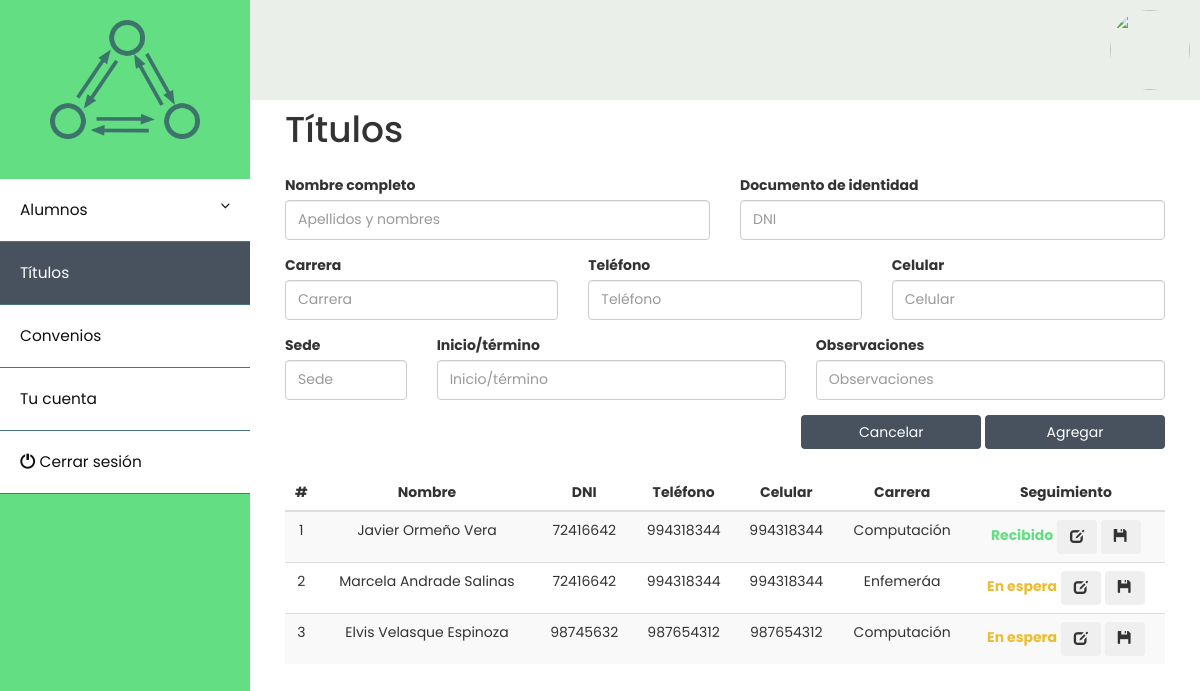
The page /titulos.php on the database as committed earlier.
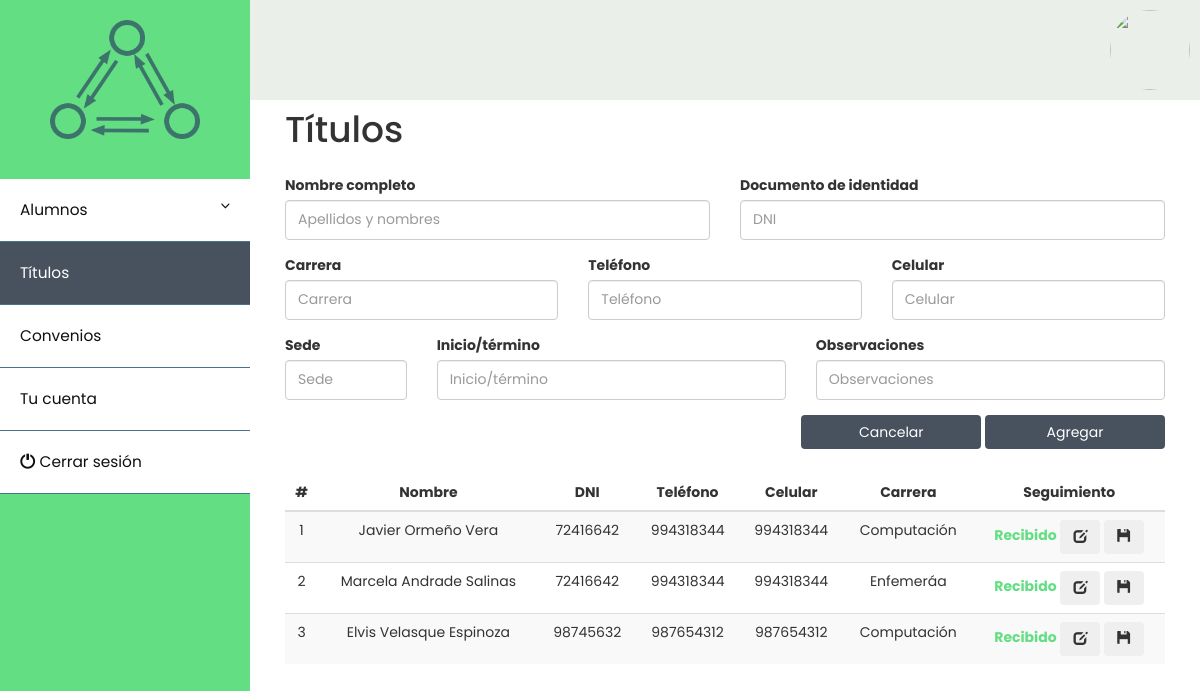
The same page on the database as committed later.
### tables this page shows
CREATE TABLE `titulos` (
  `id_titulo` int(11) NOT NULL,
  `nombres` varchar(50) NOT NULL,
  `dni` varchar(8) NOT NULL,
  `carrera` varchar(30) NOT NULL,
  `telefono` varchar(9) NOT NULL,
  `celular` varchar(9) NOT NULL,
  `sede` varchar(30) NOT NULL,
  `inicio/termino` varchar(20) NOT NULL,
  `observaciones` text NOT NULL,
  `seguimiento` int(11) DEFAULT NULL
);

### dbcon.php (called while the page is built)
<?php
function conectar(){
    $user="root";
    $pass="";
    $server="localhost";
    $db="webTaylorDB";
    $con=mysqli_connect($server,$user,$pass,$db) or die ("Error al conectar a la bd ");
    return $con;
}
?>

### titulos.php (the view, shortened to what the changed rows need)
<!DOCTYPE html>
<html lang="es">
<head>
    <link rel="stylesheet" href="https://maxcdn.bootstrapcdn.com/bootstrap/3.3.7/css/bootstrap.min.css">
    <link rel="stylesheet" type="text/css" href="css/main.css">
    <link href="util/jGrowl/jquery.jgrowl.css" rel="stylesheet" media="screen">
    <?php include "dbcon.php"?>
</head>
<body>
    <div class="wrapper">
        <div id="content" style="margin-top: 10px; width: 100%">
            <br><br><br>
            <div class="row-fluid" style="padding: 20px; width: 100%">
                <div class="col-md-12">
                    <h1>Títulos</h1>
                </div>
                <div class="col-md-12" style="top: 40px;">
                    <table class="table table-striped">
                        <thead>
                        <tr>
                            <th scope="col">#</th>
                            <th scope="col">Nombre</th>
                            <th scope="col">DNI</th>
                            <th scope="col">Teléfono</th>
                            <th scope="col">Celular</th>
                            <th scope="col">Carrera</th>
                            <th scope="col">Seguimiento</th>
                        </tr>
                        </thead>
                        <tbody>
                            <?php
                                $query = mysqli_query(conectar(),"select * from titulos")or die(mysqli_error(conectar()));
                                while($row = mysqli_fetch_array($query)) {
                            ?>
                            <tr>
                                <td><?php echo $row['id_titulo']?></td>
                                <td><?php echo $row['nombres']; ?></td>
                                <td><?php echo $row['dni']; ?></td>
                                <td><?php echo $row['telefono']; ?></td>
                                <td><?php echo $row['celular']; ?></td>
                                <td><?php echo $row['carrera']; ?></td>
                                <td><?php
                                    if ($row['seguimiento'] == 0 || $row['seguimiento'] == null) {
                                        echo "<label style=\"color: #ebbd30;\">En espera</label> ";
                                    }
                                    else{
                                        echo "<label style=\"color: #63de83;\"> Recibido</label> ";
                                    }
                                    echo "<button name='edit' id=".$row['id_titulo']." class=\"btn\" data-toggle=\"modal\" data-target=\"#MyModal\" onclick='editTitle(this.id)' ><span class=\"glyphicon glyphicon-edit\"></span></button>".
                                    "  <button id=".$row['id_titulo']." class=\"btn\" onclick='editTitleState(this.id)'><span class=\"glyphicon glyphicon-floppy-disk\"></span></button>";
                                ?></td>
                            </tr>
                            <?php } ?>
                        </tbody>
                    </table>
                </div>
            </div>
        </div>
    </div>
</body>
</html>

Rows that differ between the two databases and show on the page:
changed titulos "Marcela Andrade Salinas": seguimiento "En espera" → "Recibido"
changed titulos "Elvis Velasque Espinoza": seguimiento "En espera" → "Recibido"
